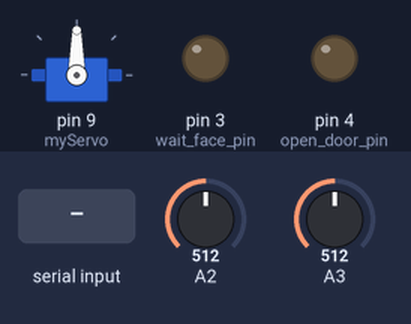
This sketch was run on a simulated Arduino Uno, built with avr-gcc and run on an emulated ATmega328P. Parts: servo, output pins drawn as LEDs (lit = HIGH). Dashed ring = blinking. The test bench sets the inputs (shaded band); at power-on: A2 = 512, A3 = 512. What the sketch prints to the serial monitor is not drawn.

Above: at 6.2 s.
6.3 s: A2 set to 160
7.8 s: A2 set to 139
At 8.06 s:
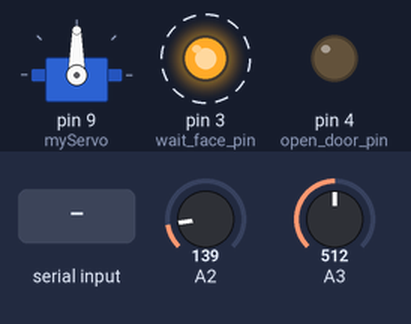
10.8 s: "recognition_true" received over Serial
13.8 s: "recognition_true" received over Serial
At 15.5 s:
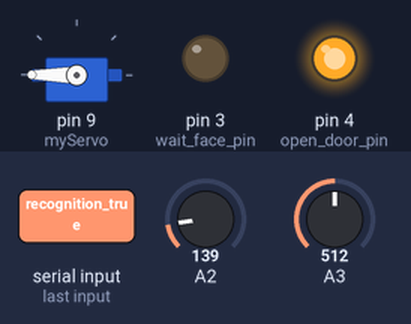
16.4 s: A3 set to 164
17.9 s: A3 set to 145
At 19.3 s:
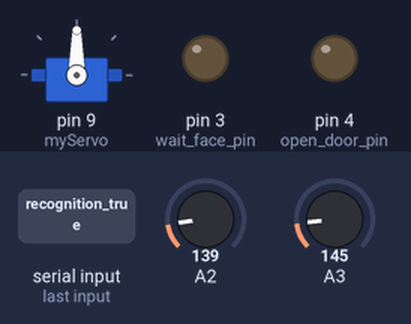
Timing chart, 0 to 21.9 s (numbered marks = the images above; inputs shaded):
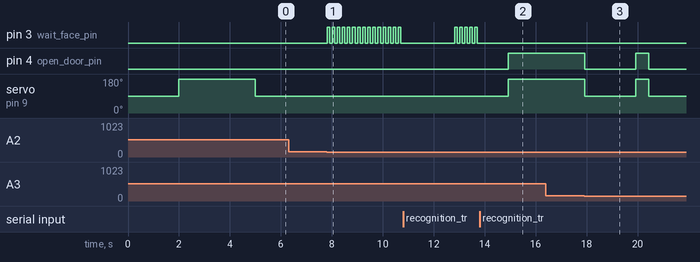

The sketch:

main.ino
```cpp
#include <Servo.h>
Servo myServo;
const int wait_face_pin = 3;
const int open_door_pin = 4;
int indoor_way1 = 0;
int indoor_way2 = 0;
int face_recognition = 0;
int indoor_step = 0;
String send_data = "";
int indoor_way1_th = 15;
int indoor_way2_th = 15;
int car_state = 0;
void setup() {
  Serial.begin(9600);
  pinMode(wait_face_pin, OUTPUT);
  pinMode(open_door_pin, OUTPUT);
  digitalWrite(wait_face_pin, HIGH);
  digitalWrite(open_door_pin, HIGH);
  digitalWrite(wait_face_pin, LOW);
  digitalWrite(open_door_pin, LOW);
  myServo.attach(9);
  delay(1000);
  myServo.write(90);
  delay(1000);
  myServo.write(180);
  delay(1000);
  myServo.write(270);
  delay(1000);
  myServo.write(360);
  delay(1000);
  myServo.write(90);
}
void loop() {
  indoor_way1 = map(analogRead(A2), 0, 1023, 0, 100); //on 3 off
  indoor_way2 = map(analogRead(A3), 0, 1023, 0, 100); //on 5 off
  //Serial.println(indoor_way1);

  // 人不在房間
  if (indoor_step == 0 && indoor_way1 < indoor_way1_th) {
    //進門光敏1偵測，亮黃燈與等待人臉辨識成功
    Serial.println("人在房門前");
    indoor_step = 100;
    while(Serial.available() == false){
      digitalWrite(wait_face_pin, HIGH);
      delay(100);
      digitalWrite(wait_face_pin, LOW);
      delay(100);
    }
    send_data = Serial.readString();
    //Serial.println("send_data:"+send_data);
    if (send_data.indexOf("car_false") != -1){
      indoor_step = 0;
    }
    delay(1000);
  }
  if (indoor_step == 100 && indoor_way1 < indoor_way1_th) {
    //進門光敏1偵測，亮黃燈與等待人臉辨識成功
    Serial.println("人在房門前，車也在");
    indoor_step = 1;
    digitalWrite(wait_face_pin, HIGH);
    //送出辨識
    Serial.println("face_recognition");
    //等待辨識
    while(Serial.available() == false){
      digitalWrite(wait_face_pin, HIGH);
      delay(100);
      digitalWrite(wait_face_pin, LOW);
      delay(100);
    }
    send_data = Serial.readString();
    while(send_data.indexOf("recognition_true") == -1){
      Serial.println("人臉辨識失敗");
    }
    digitalWrite(wait_face_pin, LOW);
    face_recognition = 1;
  } else if (indoor_step == 1 && face_recognition == 1) {
    Serial.println("人臉辨識成功，開門");
    myServo.write(180);
    indoor_step = 2;
    face_recognition = 0;
    digitalWrite(open_door_pin, HIGH);
  } else if (indoor_step == 2 && indoor_way2 < indoor_way2_th) {
    indoor_step = 3;
    Serial.println("進入房門，送人在房間到server");
    myServo.write(90);
    digitalWrite(wait_face_pin, LOW);
    digitalWrite(open_door_pin, LOW);
    delay(2000);
  }

  // 人在房間
  if (indoor_step == 3 && map(analogRead(A3), 0, 1023, 0, 100) < indoor_way2_th) {
    Serial.println("人在房間，要出去");
    digitalWrite(open_door_pin, HIGH); // 開門
    myServo.write(180);
    delay(500);
    indoor_step = 4;
  }
  if (indoor_step == 4 && map(analogRead(A2), 0, 1023, 0, 100) < indoor_way1_th) {
    Serial.println("人剛出房間，送人不在房間到server");
    digitalWrite(open_door_pin, LOW); // 關門
    myServo.write(90);
    delay(2000);
    indoor_step = 0;
  }
  //Serial.println(map(analogRead(A2), 0, 1023, 0, 100));


  delay(100);

}

void serialEvent() {
  /*
  while (Serial.available()) {
    send_data = Serial.readString();
    Serial.println("send_data:"+send_data);
    if (send_data.indexOf("car_false") != -1){
      indoor_step = -1;
    }else if(send_data.indexOf("car_true") !=-1 && indoor_step==-1){
      indoor_step = 0;
    }
  }
  */
}
```

Measured:
- the behaviour switches between 154 and 153 on A2 (found by bisection; images 0 and 1)
- the behaviour switches between 154 and 153 on A3 (found by bisection; images 2 and 3)
- after the input at 6.3 s, every drawn part: stays the same
- after the input at 7.8 s, pin 3 (wait_face_pin): alternates HIGH for 0.10 s and LOW for 0.10 s, starting at once
- after the input at 13.8 s, pin 3 (wait_face_pin): stops changing and stays LOW; pin 4 (open_door_pin): LOW → HIGH after 1.1 s; servo on pin 9 (myServo): 90° → 180° after 1.1 s
- after the input at 16.4 s, every drawn part: stays the same
- after the input at 17.9 s, pin 4 (open_door_pin): HIGH → LOW at once, → HIGH 2.0 s later, → LOW 0.50 s later; servo on pin 9 (myServo): 180° → 90° at once, → 180° 2.0 s later, → 90° 0.50 s later
